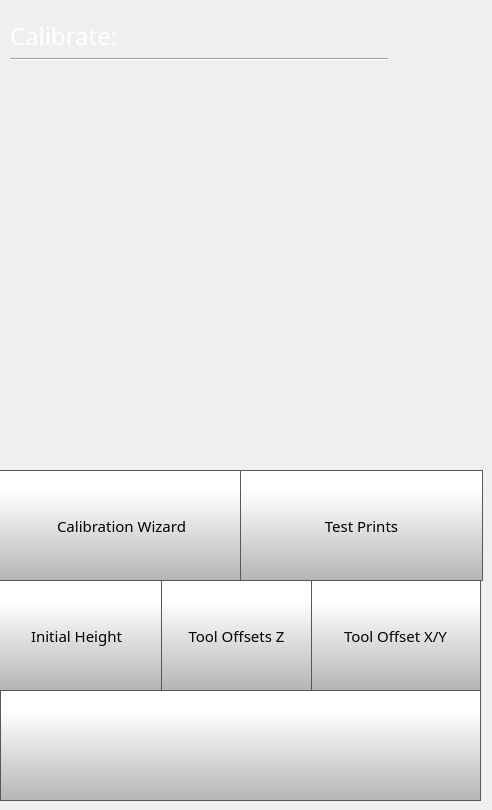
    <widget class="QWidget" name="calibratePage">
     <widget class="QLabel" name="calibrateLabel">
      <property name="geometry">
       <rect>
        <x>10</x>
        <y>20</y>
        <width>231</width>
        <height>31</height>
       </rect>
      </property>
      <property name="font">
       <font>
        <family>Gotham</family>
        <pointsize>18</pointsize>
        <weight>50</weight>
        <bold>false</bold>
       </font>
      </property>
      <property name="styleSheet">
       <string notr="true">color: rgb(255, 255, 255);</string>
      </property>
      <property name="text">
       <string>Calibrate:</string>
      </property>
     </widget>
     <widget class="QPushButton" name="calibrateBackButton">
      <property name="geometry">
       <rect>
        <x>0</x>
        <y>690</y>
        <width>481</width>
        <height>111</height>
       </rect>
      </property>
      <property name="minimumSize">
       <size>
        <width>0</width>
        <height>0</height>
       </size>
      </property>
      <property name="font">
       <font>
        <family>Gotham Light</family>
        <pointsize>9</pointsize>
       </font>
      </property>
      <property name="styleSheet">
       <string notr="true">QPushButton {
     border: 1px solid rgb(87, 87, 87);
	background-color: qlineargradient(spread:pad, x1:0, y1:1, x2:0, y2:0.188, stop:0 rgba(180, 180, 180, 255), stop:1 rgba(255, 255, 255, 255));


}

QPushButton:pressed {
    background-color: qlineargradient(x1: 0, y1: 0, x2: 0, y2: 1,
                                      stop: 0 #dadbde, stop: 1 #f6f7fa);
}

QPushButton:flat {
    border: none; /* no border for a flat push button */
}

QPushButton:default {
    border-color: navy; /* make the default button prominent */
}</string>
      </property>
      <property name="text">
       <string/>
      </property>
      <property name="icon">
       <iconset>
        <normaloff>templates/img/arrows-4.png</normaloff>templates/img/arrows-4.png</iconset>
      </property>
      <property name="iconSize">
       <size>
        <width>50</width>
        <height>50</height>
       </size>
      </property>
      <property name="checkable">
       <bool>false</bool>
      </property>
      <property name="autoDefault">
       <bool>false</bool>
      </property>
      <property name="default">
       <bool>false</bool>
      </property>
      <property name="flat">
       <bool>false</bool>
      </property>
     </widget>
     <widget class="QToolButton" name="calibrationWizardButton">
      <property name="geometry">
       <rect>
        <x>-1</x>
        <y>470</y>
        <width>245</width>
        <height>111</height>
       </rect>
      </property>
      <property name="font">
       <font>
        <family>Gotham</family>
        <pointsize>11</pointsize>
       </font>
      </property>
      <property name="styleSheet">
       <string notr="true">QToolButton {
     border: 1px solid rgb(87, 87, 87);
	background-color: qlineargradient(spread:pad, x1:0, y1:1, x2:0, y2:0.188, stop:0 rgba(180, 180, 180, 255), stop:1 rgba(255, 255, 255, 255));


}

QToolButton:pressed {
    background-color: qlineargradient(x1: 0, y1: 0, x2: 0, y2: 1,
                                      stop: 0 #dadbde, stop: 1 #f6f7fa);
}

QToolButton:flat {
    border: none; /* no border for a flat push button */
}

QToolButton:default {
    border-color: navy; /* make the default button prominent */
}

QToolButton:focus {
	outline: none;
}</string>
      </property>
      <property name="text">
       <string>Calibration Wizard</string>
      </property>
      <property name="icon">
       <iconset>
        <normaloff>templates/img/magic-wand.png</normaloff>templates/img/magic-wand.png</iconset>
      </property>
      <property name="iconSize">
       <size>
        <width>60</width>
        <height>60</height>
       </size>
      </property>
      <property name="toolButtonStyle">
       <enum>Qt::ToolButtonTextUnderIcon</enum>
      </property>
     </widget>
     <widget class="QToolButton" name="toolOffsetXYButton">
      <property name="geometry">
       <rect>
        <x>310</x>
        <y>580</y>
        <width>171</width>
        <height>111</height>
       </rect>
      </property>
      <property name="font">
       <font>
        <family>Gotham</family>
        <pointsize>11</pointsize>
       </font>
      </property>
      <property name="styleSheet">
       <string notr="true">QToolButton {

     border: 1px solid rgb(87, 87, 87);
	background-color: qlineargradient(spread:pad, x1:0, y1:1, x2:0, y2:0.188, stop:0 rgba(180, 180, 180, 255), stop:1 rgba(255, 255, 255, 255));



}

QToolButton:pressed {
    background-color: qlineargradient(x1: 0, y1: 0, x2: 0, y2: 1,
                                      stop: 0 #dadbde, stop: 1 #f6f7fa);
}

QToolButton:flat {
    border: none; /* no border for a flat push button */
}

QToolButton:default {
    border-color: navy; /* make the default button prominent */
}

QToolButton:focus {
	outline: none;
}</string>
      </property>
      <property name="text">
       <string>Tool Offset X/Y</string>
      </property>
      <property name="icon">
       <iconset>
        <normaloff>templates/img/Tool Offset Icon.png</normaloff>templates/img/Tool Offset Icon.png</iconset>
      </property>
      <property name="iconSize">
       <size>
        <width>70</width>
        <height>70</height>
       </size>
      </property>
      <property name="toolButtonStyle">
       <enum>Qt::ToolButtonTextUnderIcon</enum>
      </property>
     </widget>
     <widget class="QToolButton" name="nozzleOffsetButton">
      <property name="geometry">
       <rect>
        <x>-9</x>
        <y>580</y>
        <width>171</width>
        <height>111</height>
       </rect>
      </property>
      <property name="font">
       <font>
        <family>Gotham</family>
        <pointsize>11</pointsize>
       </font>
      </property>
      <property name="styleSheet">
       <string notr="true">QToolButton {

     border: 1px solid rgb(87, 87, 87);
	background-color: qlineargradient(spread:pad, x1:0, y1:1, x2:0, y2:0.188, stop:0 rgba(180, 180, 180, 255), stop:1 rgba(255, 255, 255, 255));



}

QToolButton:pressed {
    background-color: qlineargradient(x1: 0, y1: 0, x2: 0, y2: 1,
                                      stop: 0 #dadbde, stop: 1 #f6f7fa);
}

QToolButton:flat {
    border: none; /* no border for a flat push button */
}

QToolButton:default {
    border-color: navy; /* make the default button prominent */
}

QToolButton:focus {
	outline: none;
}</string>
      </property>
      <property name="text">
       <string>Initial Height</string>
      </property>
      <property name="icon">
       <iconset>
        <normaloff>templates/img/Nozzle Offset Icon.png</normaloff>templates/img/Nozzle Offset Icon.png</iconset>
      </property>
      <property name="iconSize">
       <size>
        <width>70</width>
        <height>70</height>
       </size>
      </property>
      <property name="toolButtonStyle">
       <enum>Qt::ToolButtonTextUnderIcon</enum>
      </property>
     </widget>
     <widget class="QToolButton" name="toolOffsetZButton">
      <property name="geometry">
       <rect>
        <x>161</x>
        <y>580</y>
        <width>151</width>
        <height>111</height>
       </rect>
      </property>
      <property name="font">
       <font>
        <family>Gotham</family>
        <pointsize>11</pointsize>
       </font>
      </property>
      <property name="styleSheet">
       <string notr="true">QToolButton {

     border: 1px solid rgb(87, 87, 87);
	background-color: qlineargradient(spread:pad, x1:0, y1:1, x2:0, y2:0.188, stop:0 rgba(180, 180, 180, 255), stop:1 rgba(255, 255, 255, 255));



}

QToolButton:pressed {
    background-color: qlineargradient(x1: 0, y1: 0, x2: 0, y2: 1,
                                      stop: 0 #dadbde, stop: 1 #f6f7fa);
}

QToolButton:flat {
    border: none; /* no border for a flat push button */
}

QToolButton:default {
    border-color: navy; /* make the default button prominent */
}

QToolButton:focus {
	outline: none;
}</string>
      </property>
      <property name="text">
       <string>Tool Offsets Z</string>
      </property>
      <property name="icon">
       <iconset>
        <normaloff>templates/img/Tool Z Offset Icon.png</normaloff>templates/img/Tool Z Offset Icon.png</iconset>
      </property>
      <property name="iconSize">
       <size>
        <width>70</width>
        <height>70</height>
       </size>
      </property>
      <property name="toolButtonStyle">
       <enum>Qt::ToolButtonTextUnderIcon</enum>
      </property>
     </widget>
     <widget class="QToolButton" name="testPrintsButton">
      <property name="geometry">
       <rect>
        <x>240</x>
        <y>470</y>
        <width>243</width>
        <height>111</height>
       </rect>
      </property>
      <property name="font">
       <font>
        <family>Gotham</family>
        <pointsize>11</pointsize>
       </font>
      </property>
      <property name="styleSheet">
       <string notr="true">QToolButton {
     border: 1px solid rgb(87, 87, 87);
	background-color: qlineargradient(spread:pad, x1:0, y1:1, x2:0, y2:0.188, stop:0 rgba(180, 180, 180, 255), stop:1 rgba(255, 255, 255, 255));


}

QToolButton:pressed {
    background-color: qlineargradient(x1: 0, y1: 0, x2: 0, y2: 1,
                                      stop: 0 #dadbde, stop: 1 #f6f7fa);
}

QToolButton:flat {
    border: none; /* no border for a flat push button */
}

QToolButton:default {
    border-color: navy; /* make the default button prominent */
}

QToolButton:focus {
	outline: none;
}</string>
      </property>
      <property name="text">
       <string>Test Prints</string>
      </property>
      <property name="icon">
       <iconset>
        <normaloff>templates/img/3d-printing.png</normaloff>templates/img/3d-printing.png</iconset>
      </property>
      <property name="iconSize">
       <size>
        <width>60</width>
        <height>60</height>
       </size>
      </property>
      <property name="toolButtonStyle">
       <enum>Qt::ToolButtonTextUnderIcon</enum>
      </property>
     </widget>
     <widget class="Line" name="line_11">
      <property name="geometry">
       <rect>
        <x>10</x>
        <y>51</y>
        <width>378</width>
        <height>17</height>
       </rect>
      </property>
      <property name="orientation">
       <enum>Qt::Horizontal</enum>
      </property>
     </widget>
    </widget>
